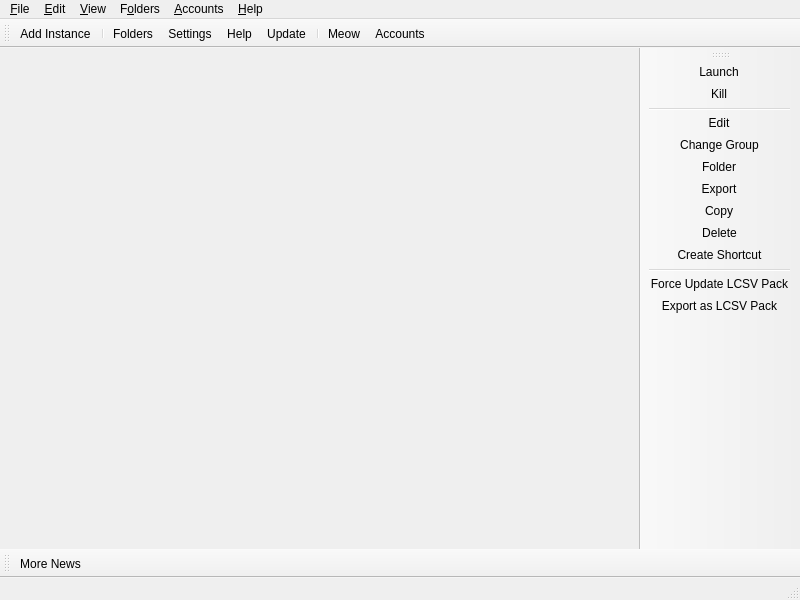
<?xml version="1.0" encoding="UTF-8"?>
<ui version="4.0">
 <class>MainWindow</class>
 <widget class="QMainWindow" name="MainWindow">
  <property name="geometry">
   <rect>
    <x>0</x>
    <y>0</y>
    <width>800</width>
    <height>600</height>
   </rect>
  </property>
  <widget class="QWidget" name="centralWidget">
   <layout class="QHBoxLayout" name="horizontalLayout">
    <property name="spacing">
     <number>0</number>
    </property>
    <property name="leftMargin">
     <number>0</number>
    </property>
    <property name="topMargin">
     <number>0</number>
    </property>
    <property name="rightMargin">
     <number>0</number>
    </property>
    <property name="bottomMargin">
     <number>0</number>
    </property>
   </layout>
  </widget>
  <widget class="QStatusBar" name="statusBar"/>
  <widget class="QToolBar" name="mainToolBar">
   <property name="windowTitle">
    <string>Main Toolbar</string>
   </property>
   <property name="allowedAreas">
    <set>Qt::BottomToolBarArea|Qt::TopToolBarArea</set>
   </property>
   <property name="toolButtonStyle">
    <enum>Qt::ToolButtonTextBesideIcon</enum>
   </property>
   <property name="floatable">
    <bool>false</bool>
   </property>
   <attribute name="toolBarArea">
    <enum>TopToolBarArea</enum>
   </attribute>
   <attribute name="toolBarBreak">
    <bool>false</bool>
   </attribute>
   <addaction name="actionAddInstance"/>
   <addaction name="separator"/>
   <addaction name="actionFoldersButton"/>
   <addaction name="actionSettings"/>
   <addaction name="actionHelpButton"/>
   <addaction name="actionCheckUpdate"/>
   <addaction name="separator"/>
   <addaction name="actionCAT"/>
   <addaction name="actionAccountsButton"/>
  </widget>
  <widget class="QToolBar" name="newsToolBar">
   <property name="windowTitle">
    <string>News Toolbar</string>
   </property>
   <property name="allowedAreas">
    <set>Qt::BottomToolBarArea|Qt::TopToolBarArea</set>
   </property>
   <property name="iconSize">
    <size>
     <width>16</width>
     <height>16</height>
    </size>
   </property>
   <property name="toolButtonStyle">
    <enum>Qt::ToolButtonTextBesideIcon</enum>
   </property>
   <property name="floatable">
    <bool>false</bool>
   </property>
   <attribute name="toolBarArea">
    <enum>BottomToolBarArea</enum>
   </attribute>
   <attribute name="toolBarBreak">
    <bool>false</bool>
   </attribute>
   <addaction name="actionMoreNews"/>
  </widget>
  <widget class="WideBar" name="instanceToolBar">
   <property name="windowTitle">
    <string>Instance Toolbar</string>
   </property>
   <property name="allowedAreas">
    <set>Qt::LeftToolBarArea|Qt::RightToolBarArea</set>
   </property>
   <property name="iconSize">
    <size>
     <width>16</width>
     <height>16</height>
    </size>
   </property>
   <property name="toolButtonStyle">
    <enum>Qt::ToolButtonTextBesideIcon</enum>
   </property>
   <property name="floatable">
    <bool>false</bool>
   </property>
   <property name="useDefaultAction" stdset="0">
    <bool>true</bool>
   </property>
   <attribute name="toolBarArea">
    <enum>RightToolBarArea</enum>
   </attribute>
   <attribute name="toolBarBreak">
    <bool>false</bool>
   </attribute>
   <addaction name="actionLaunchInstance"/>
   <addaction name="actionKillInstance"/>
   <addaction name="separator"/>
   <addaction name="actionEditInstance"/>
   <addaction name="actionChangeInstGroup"/>
   <addaction name="actionViewSelectedInstFolder"/>
   <addaction name="actionExportInstance"/>
   <addaction name="actionCopyInstance"/>
   <addaction name="actionDeleteInstance"/>
   <addaction name="actionCreateInstanceShortcut"/>
   <addaction name="separator"/>
   <addaction name="actionLcsvForceUpdate"/>
   <addaction name="actionExportLcsvPack"/>
  </widget>
  <widget class="QMenuBar" name="menuBar">
   <property name="geometry">
    <rect>
     <x>0</x>
     <y>0</y>
     <width>800</width>
     <height>22</height>
    </rect>
   </property>
   <widget class="QMenu" name="fileMenu">
    <property name="title">
     <string>&amp;File</string>
    </property>
    <property name="toolTipsVisible">
     <bool>true</bool>
    </property>
    <addaction name="actionAddInstance"/>
    <addaction name="separator"/>
    <addaction name="actionLaunchInstance"/>
    <addaction name="actionKillInstance"/>
    <addaction name="separator"/>
    <addaction name="actionEditInstance"/>
    <addaction name="actionChangeInstGroup"/>
    <addaction name="actionViewSelectedInstFolder"/>
    <addaction name="actionExportInstance"/>
    <addaction name="actionCopyInstance"/>
    <addaction name="actionDeleteInstance"/>
    <addaction name="actionCreateInstanceShortcut"/>
    <addaction name="separator"/>
    <addaction name="actionLcsvForceUpdate"/>
    <addaction name="actionExportLcsvPack"/>
    <addaction name="separator"/>
    <addaction name="actionSettings"/>
    <addaction name="actionCloseWindow"/>
   </widget>
   <widget class="QMenu" name="editMenu">
    <property name="title">
     <string>&amp;Edit</string>
    </property>
    <property name="toolTipsVisible">
     <bool>true</bool>
    </property>
    <addaction name="actionUndoTrashInstance"/>
   </widget>
   <widget class="QMenu" name="viewMenu">
    <property name="title">
     <string>&amp;View</string>
    </property>
    <property name="toolTipsVisible">
     <bool>true</bool>
    </property>
    <addaction name="actionChangeTheme"/>
    <addaction name="separator"/>
    <addaction name="actionCAT"/>
    <addaction name="actionToggleStatusBar"/>
    <addaction name="actionLockToolbars"/>
    <addaction name="separator"/>
   </widget>
   <widget class="QMenu" name="foldersMenu">
    <property name="title">
     <string>F&amp;olders</string>
    </property>
    <property name="toolTipsVisible">
     <bool>true</bool>
    </property>
    <addaction name="actionViewLauncherRootFolder"/>
    <addaction name="separator"/>
    <addaction name="actionViewInstanceFolder"/>
    <addaction name="actionViewCentralModsFolder"/>
    <addaction name="actionViewSkinsFolder"/>
    <addaction name="actionViewJavaFolder"/>
    <addaction name="separator"/>
    <addaction name="actionViewIconThemeFolder"/>
    <addaction name="actionViewWidgetThemeFolder"/>
    <addaction name="actionViewCatPackFolder"/>
    <addaction name="actionViewIconsFolder"/>
    <addaction name="separator"/>
    <addaction name="actionViewLogsFolder"/>
   </widget>
   <widget class="QMenu" name="accountsMenu">
    <property name="title">
     <string>&amp;Accounts</string>
    </property>
   </widget>
   <widget class="QMenu" name="helpMenu">
    <property name="title">
     <string>&amp;Help</string>
    </property>
    <property name="toolTipsVisible">
     <bool>true</bool>
    </property>
    <addaction name="actionClearMetadata"/>
    <addaction name="actionReportBug"/>
    <addaction name="actionViewLog"/>
    <addaction name="actionAddToPATH"/>
    <addaction name="separator"/>
    <addaction name="actionMATRIX"/>
    <addaction name="actionDISCORD"/>
    <addaction name="actionREDDIT"/>
    <addaction name="separator"/>
    <addaction name="actionMoreNews"/>
    <addaction name="actionCheckUpdate"/>
    <addaction name="actionOpenWiki"/>
    <addaction name="actionAbout"/>
   </widget>
   <addaction name="fileMenu"/>
   <addaction name="editMenu"/>
   <addaction name="viewMenu"/>
   <addaction name="foldersMenu"/>
   <addaction name="accountsMenu"/>
   <addaction name="helpMenu"/>
  </widget>
  <action name="actionMoreNews">
   <property name="icon">
    <iconset theme="news"/>
   </property>
   <property name="text">
    <string>More News...</string>
   </property>
   <property name="toolTip">
    <string>Open the development blog to read more news about %1.</string>
   </property>
  </action>
  <action name="actionCAT">
   <property name="checkable">
    <bool>true</bool>
   </property>
   <property name="icon">
    <iconset theme="cat"/>
   </property>
   <property name="text">
    <string>&amp;Meow</string>
   </property>
   <property name="toolTip">
    <string>It's a fluffy kitty :3</string>
   </property>
  </action>
  <action name="actionToggleStatusBar">
   <property name="checkable">
    <bool>true</bool>
   </property>
   <property name="text">
    <string>Status Bar</string>
   </property>
  </action>
  <action name="actionLockToolbars">
   <property name="checkable">
    <bool>true</bool>
   </property>
   <property name="text">
    <string>Lock Toolbars</string>
   </property>
  </action>
  <action name="actionUndoTrashInstance">
   <property name="enabled">
    <bool>false</bool>
   </property>
   <property name="text">
    <string>&amp;Undo Last Instance Deletion</string>
   </property>
  </action>
  <action name="actionAddInstance">
   <property name="icon">
    <iconset theme="new"/>
   </property>
   <property name="text">
    <string>Add Instanc&amp;e...</string>
   </property>
   <property name="toolTip">
    <string>Add a new instance.</string>
   </property>
  </action>
  <action name="actionCheckUpdate">
   <property name="icon">
    <iconset theme="checkupdate"/>
   </property>
   <property name="text">
    <string>&amp;Update...</string>
   </property>
   <property name="toolTip">
    <string>Check for new updates for %1.</string>
   </property>
   <property name="menuRole">
    <enum>QAction::ApplicationSpecificRole</enum>
   </property>
  </action>
  <action name="actionSettings">
   <property name="icon">
    <iconset theme="settings"/>
   </property>
   <property name="text">
    <string>Setti&amp;ngs...</string>
   </property>
   <property name="toolTip">
    <string>Change settings.</string>
   </property>
   <property name="menuRole">
    <enum>QAction::PreferencesRole</enum>
   </property>
  </action>
  <action name="actionManageSkins">
   <property name="icon">
    <iconset theme="settings"/>
   </property>
   <property name="text">
    <string>Manage &amp;Skins...</string>
   </property>
  </action>
  <action name="actionManageAccounts">
   <property name="icon">
    <iconset theme="accounts"/>
   </property>
   <property name="text">
    <string>&amp;Manage Accounts...</string>
   </property>
  </action>
  <action name="actionLaunchInstance">
   <property name="icon">
    <iconset theme="launch"/>
   </property>
   <property name="text">
    <string>&amp;Launch</string>
   </property>
   <property name="toolTip">
    <string>Launch the selected instance.</string>
   </property>
  </action>
  <action name="actionKillInstance">
   <property name="icon">
    <iconset theme="status-bad"/>
   </property>
   <property name="text">
    <string>&amp;Kill</string>
   </property>
   <property name="toolTip">
    <string>Kill the running instance.</string>
   </property>
   <property name="shortcut">
    <string>Ctrl+K</string>
   </property>
  </action>
  <action name="actionRenameInstance">
   <property name="icon">
    <iconset theme="rename"/>
   </property>
   <property name="text">
    <string>Rename</string>
   </property>
   <property name="toolTip">
    <string>Rename the selected instance.</string>
   </property>
  </action>
  <action name="actionChangeInstGroup">
   <property name="icon">
    <iconset theme="tag"/>
   </property>
   <property name="text">
    <string>&amp;Change Group...</string>
   </property>
   <property name="toolTip">
    <string>Change the selected instance's group.</string>
   </property>
   <property name="shortcut">
    <string>Ctrl+G</string>
   </property>
  </action>
  <action name="actionChangeInstIcon">
   <property name="text">
    <string>Change Icon</string>
   </property>
   <property name="toolTip">
    <string>Change the selected instance's icon.</string>
   </property>
  </action>
  <action name="actionEditInstance">
   <property name="icon">
    <iconset theme="settings"/>
   </property>
   <property name="text">
    <string>&amp;Edit...</string>
   </property>
   <property name="toolTip">
    <string>Change the instance settings, mods and versions.</string>
   </property>
   <property name="shortcut">
    <string>Ctrl+I</string>
   </property>
  </action>
  <action name="actionViewSelectedInstFolder">
   <property name="icon">
    <iconset theme="viewfolder"/>
   </property>
   <property name="text">
    <string>&amp;Folder</string>
   </property>
   <property name="toolTip">
    <string>Open the selected instance's root folder in a file browser.</string>
   </property>
  </action>
  <action name="actionDeleteInstance">
   <property name="icon">
    <iconset theme="delete"/>
   </property>
   <property name="text">
    <string>Dele&amp;te</string>
   </property>
   <property name="toolTip">
    <string>Delete the selected instance.</string>
   </property>
   <property name="autoRepeat">
    <bool>false</bool>
   </property>
  </action>
  <action name="actionCopyInstance">
   <property name="icon">
    <iconset theme="copy"/>
   </property>
   <property name="text">
    <string>Cop&amp;y...</string>
   </property>
   <property name="toolTip">
    <string>Copy the selected instance.</string>
   </property>
   <property name="shortcut">
    <string>Ctrl+D</string>
   </property>
  </action>
  <action name="actionExportInstance">
   <property name="icon">
    <iconset theme="export"/>
   </property>
   <property name="text">
    <string>E&amp;xport...</string>
   </property>
   <property name="toolTip">
    <string>Export the selected instance to supported formats.</string>
   </property>
  </action>
  <action name="actionExportInstanceZip">
   <property name="icon">
    <iconset theme="launcher"/>
   </property>
   <property name="text">
    <string>Prism Launcher (zip)</string>
   </property>
  </action>
  <action name="actionExportInstanceMrPack">
   <property name="icon">
    <iconset theme="modrinth"/>
   </property>
   <property name="text">
    <string>Modrinth (mrpack)</string>
   </property>
  </action>
  <action name="actionExportInstanceFlamePack">
   <property name="icon">
    <iconset theme="flame"/>
   </property>
   <property name="text">
    <string>CurseForge (zip)</string>
   </property>
  </action>
  <action name="actionCreateInstanceShortcut">
   <property name="icon">
    <iconset theme="shortcut"/>
   </property>
   <property name="text">
    <string>Create Shortcut</string>
   </property>
   <property name="toolTip">
    <string>Creates a shortcut on a selected folder to launch the selected instance.</string>
   </property>
  </action>
  <action name="actionNoAccountsAdded">
   <property name="icon">
    <iconset theme="noaccount"/>
   </property>
   <property name="text">
    <string>No accounts added!</string>
   </property>
  </action>
  <action name="actionNoDefaultAccount">
   <property name="checkable">
    <bool>true</bool>
   </property>
   <property name="icon">
    <iconset theme="noaccount"/>
   </property>
   <property name="text">
    <string>No Default Account</string>
   </property>
   <property name="shortcut">
    <string>Ctrl+0</string>
   </property>
  </action>
  <action name="actionCloseWindow">
   <property name="icon">
    <iconset theme="status-bad"/>
   </property>
   <property name="text">
    <string>Close &amp;Window</string>
   </property>
   <property name="toolTip">
    <string>Close the current window</string>
   </property>
   <property name="menuRole">
    <enum>QAction::MenuRole::NoRole</enum>
   </property>
  </action>
  <action name="actionViewInstanceFolder">
   <property name="icon">
    <iconset theme="viewfolder"/>
   </property>
   <property name="text">
    <string>&amp;Instances</string>
   </property>
   <property name="toolTip">
    <string>Open the instances folder in a file browser.</string>
   </property>
  </action>
  <action name="actionViewLauncherRootFolder">
   <property name="icon">
    <iconset theme="viewfolder"/>
   </property>
   <property name="text">
    <string>Launcher &amp;Root</string>
   </property>
   <property name="toolTip">
    <string>Open the launcher's root folder in a file browser.</string>
   </property>
  </action>
  <action name="actionViewCentralModsFolder">
   <property name="icon">
    <iconset theme="centralmods"/>
   </property>
   <property name="text">
    <string>&amp;Central Mods</string>
   </property>
   <property name="toolTip">
    <string>Open the central mods folder in a file browser.</string>
   </property>
  </action>
  <action name="actionViewSkinsFolder">
   <property name="icon">
    <iconset theme="viewfolder"/>
   </property>
   <property name="text">
    <string>&amp;Skins</string>
   </property>
   <property name="toolTip">
    <string>Open the skins folder in a file browser.</string>
   </property>
  </action>
  <action name="actionViewIconsFolder">
   <property name="icon">
    <iconset theme="viewfolder"/>
   </property>
   <property name="text">
    <string>Instance Icons</string>
   </property>
   <property name="toolTip">
    <string>Open the instance icons folder in a file browser.</string>
   </property>
  </action>
  <action name="actionViewLogsFolder">
   <property name="icon">
    <iconset theme="viewfolder"/>
   </property>
   <property name="text">
    <string>Logs</string>
   </property>
   <property name="toolTip">
    <string>Open the logs folder in a file browser.</string>
   </property>
  </action>
  <action name="actionChangeTheme">
   <property name="text">
    <string>Themes</string>
   </property>
  </action>
  <action name="actionReportBug">
   <property name="icon">
    <iconset theme="bug"/>
   </property>
   <property name="text">
    <string>Report a Bug or Suggest a Feature</string>
   </property>
   <property name="toolTip">
    <string>Open the bug tracker to report a bug with %1.</string>
   </property>
  </action>
  <action name="actionDISCORD">
   <property name="icon">
    <iconset theme="discord"/>
   </property>
   <property name="text">
    <string>&amp;Discord Guild</string>
   </property>
   <property name="toolTip">
    <string>Open %1 Discord guild.</string>
   </property>
  </action>
  <action name="actionMATRIX">
   <property name="icon">
    <iconset theme="matrix"/>
   </property>
   <property name="text">
    <string>&amp;Matrix Space</string>
   </property>
   <property name="toolTip">
    <string>Open %1 Matrix space.</string>
   </property>
  </action>
  <action name="actionREDDIT">
   <property name="icon">
    <iconset theme="reddit-alien"/>
   </property>
   <property name="text">
    <string>Sub&amp;reddit</string>
   </property>
   <property name="toolTip">
    <string>Open %1 subreddit.</string>
   </property>
  </action>
  <action name="actionAbout">
   <property name="icon">
    <iconset theme="about"/>
   </property>
   <property name="text">
    <string>&amp;About %1</string>
   </property>
   <property name="toolTip">
    <string>View information about %1.</string>
   </property>
   <property name="menuRole">
    <enum>QAction::AboutRole</enum>
   </property>
  </action>
  <action name="actionClearMetadata">
   <property name="icon">
    <iconset theme="refresh"/>
   </property>
   <property name="text">
    <string>&amp;Clear Metadata Cache</string>
   </property>
   <property name="toolTip">
    <string>Clear cached metadata</string>
   </property>
  </action>
  <action name="actionViewLog">
   <property name="icon">
    <iconset theme="log">
     <normaloff>.</normaloff>.</iconset>
   </property>
   <property name="text">
    <string>View logs</string>
   </property>
   <property name="toolTip">
    <string>View current and previous launcher logs</string>
   </property>
  </action>
  <action name="actionAddToPATH">
   <property name="icon">
    <iconset theme="custom-commands"/>
   </property>
   <property name="text">
    <string>Install to &amp;PATH</string>
   </property>
   <property name="toolTip">
    <string>Install a %1 symlink to /usr/local/bin</string>
   </property>
  </action>
  <action name="actionFoldersButton">
   <property name="icon">
    <iconset theme="viewfolder"/>
   </property>
   <property name="text">
    <string>Folders</string>
   </property>
   <property name="toolTip">
    <string>Open one of the folders shared between instances.</string>
   </property>
  </action>
  <action name="actionHelpButton">
   <property name="icon">
    <iconset theme="help"/>
   </property>
   <property name="text">
    <string>Help</string>
   </property>
   <property name="toolTip">
    <string>Get help with %1 or Minecraft.</string>
   </property>
  </action>
  <action name="actionAccountsButton">
   <property name="icon">
    <iconset theme="noaccount"/>
   </property>
   <property name="text">
    <string>Accounts</string>
   </property>
  </action>
  <action name="actionOpenWiki">
   <property name="icon">
    <iconset theme="help"/>
   </property>
   <property name="text">
    <string>%1 &amp;Wiki</string>
   </property>
   <property name="toolTip">
    <string>Open the %1 wiki</string>
   </property>
  </action>
  <action name="actionViewWidgetThemeFolder">
   <property name="icon">
    <iconset theme="viewfolder"/>
   </property>
   <property name="text">
    <string>&amp;Widget Themes</string>
   </property>
   <property name="toolTip">
    <string>Open the widget themes folder in a file browser.</string>
   </property>
  </action>
  <action name="actionViewIconThemeFolder">
   <property name="icon">
    <iconset theme="viewfolder"/>
   </property>
   <property name="text">
    <string>I&amp;con Theme</string>
   </property>
   <property name="toolTip">
    <string>Open the icon theme folder in a file browser.</string>
   </property>
  </action>
  <action name="actionViewCatPackFolder">
   <property name="icon">
    <iconset theme="viewfolder"/>
   </property>
   <property name="text">
    <string>Cat Packs</string>
   </property>
   <property name="toolTip">
    <string>Open the cat packs folder in a file browser.</string>
   </property>
  </action>
  <action name="actionViewJavaFolder">
   <property name="icon">
    <iconset theme="viewfolder"/>
   </property>
   <property name="text">
    <string>Java</string>
   </property>
   <property name="toolTip">
    <string>Open the Java folder in a file browser. Only available if the built-in Java downloader is used.</string>
   </property>
  </action>
  <action name="actionLcsvForceUpdate">
   <property name="text">
    <string>Force Update LCSV Pack</string>
   </property>
   <property name="toolTip">
    <string>Re-download all LCSV pack files, ignoring protected/kept file rules.</string>
   </property>
  </action>
  <action name="actionExportLcsvPack">
   <property name="text">
    <string>Export as LCSV Pack...</string>
   </property>
   <property name="toolTip">
    <string>Export this instance as an LCSV pack (developer mode).</string>
   </property>
  </action>
 </widget>
 <customwidgets>
  <customwidget>
   <class>WideBar</class>
   <extends>QToolBar</extends>
   <header>ui/widgets/WideBar.h</header>
  </customwidget>
 </customwidgets>
 <resources/>
 <connections/>
</ui>
